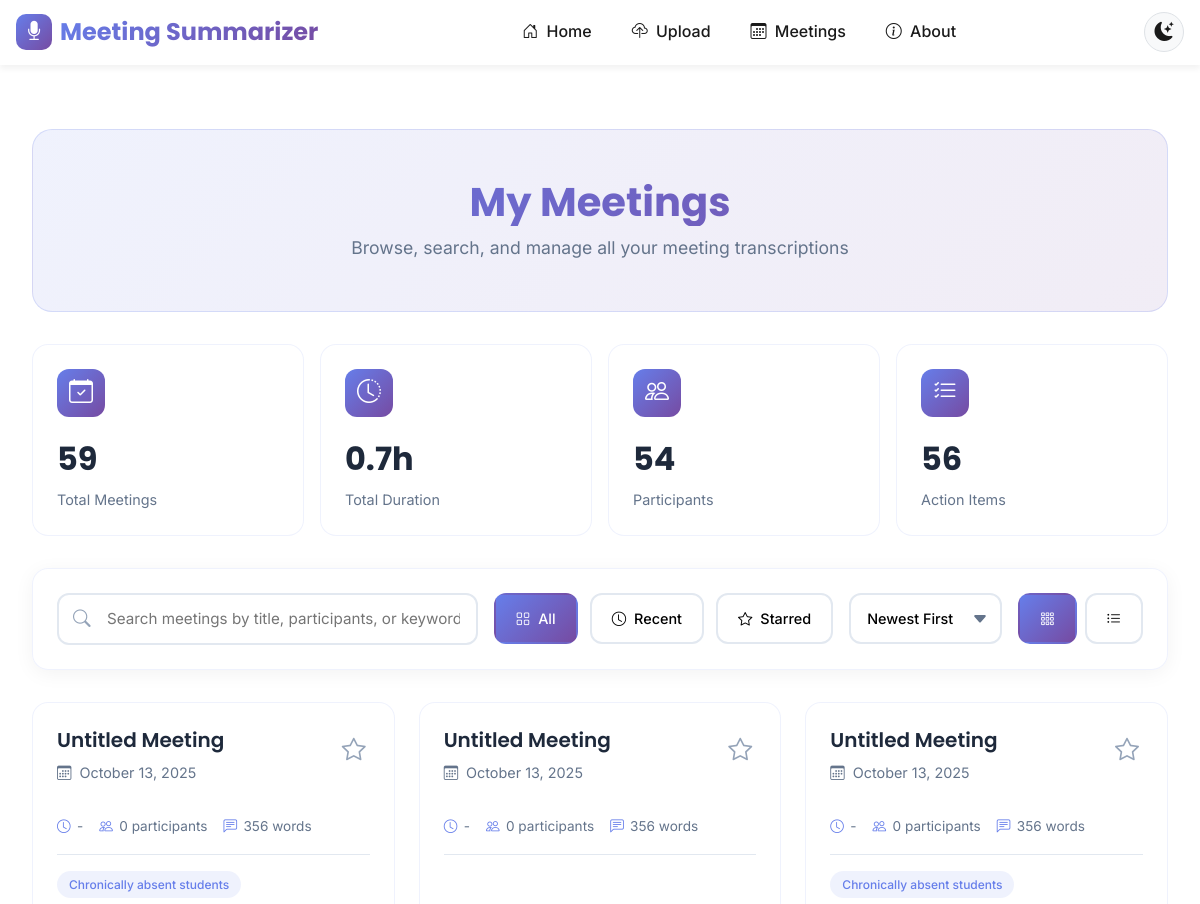
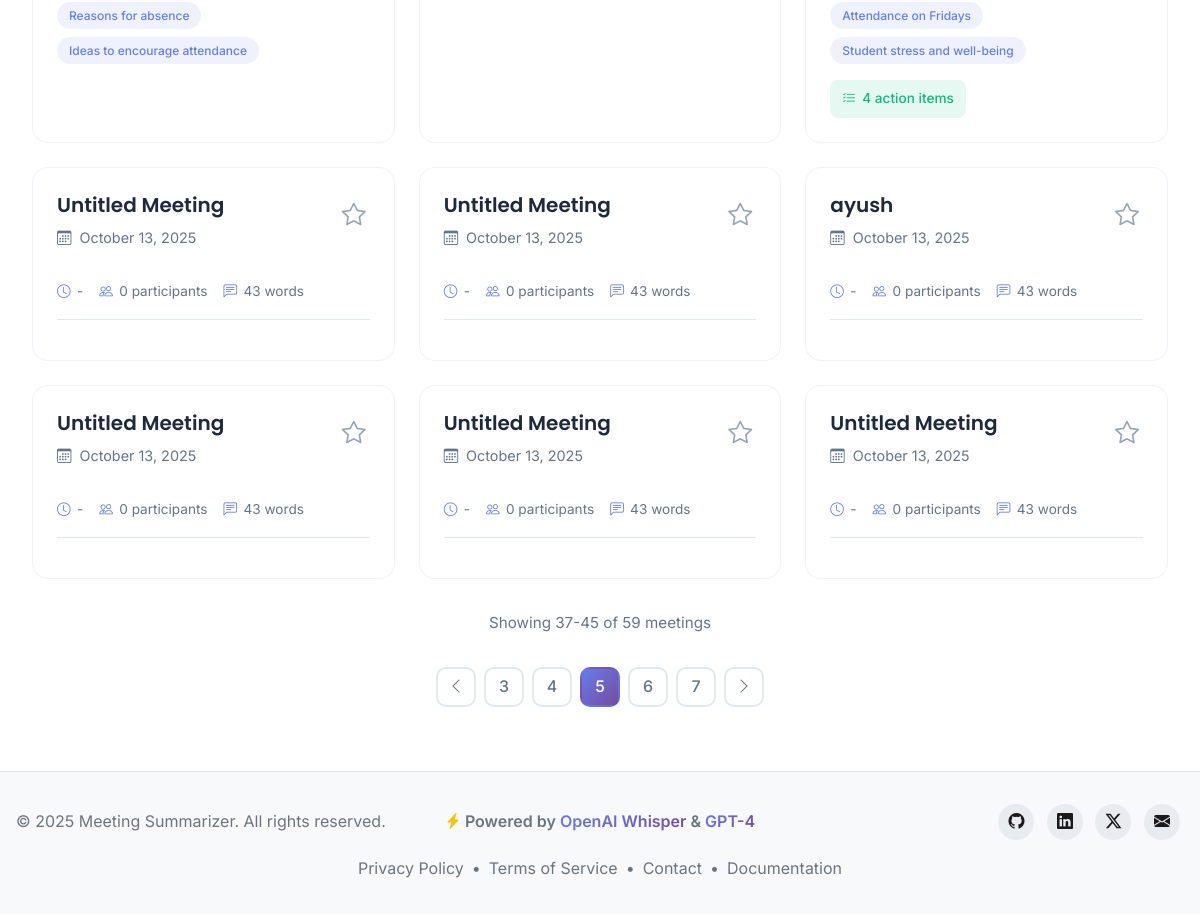
The app's page /meetings/?page=5 with its own data (2 pictures, top to bottom).
### meetings/models.py (models this page shows, shortened)
class Meeting(models.Model):
    STATUS_CHOICES = [
        ('pending', 'Pending'),
        ('processing', 'Processing'),
        ('completed', 'Completed'),
        ('failed', 'Failed'),
    ]
    audio_file = models.FileField(
        upload_to='meetings/audio/',
        max_length=500,
        validators=[
            FileExtensionValidator(
                allowed_extensions=['mp3', 'wav', 'm4a', 'ogg', 'flac']
            )
        ],
        help_text='Upload audio file (MP3, WAV, M4A, OGG, or FLAC format)'
    )
    title = models.CharField(
        max_length=200,
        default='Untitled Meeting',
        help_text='Meeting title or name'
    )
    duration = models.IntegerField(
        null=True,
        blank=True,
        help_text='Duration in seconds'
    )
    status = models.CharField(
        max_length=20,
        choices=STATUS_CHOICES,
        default='pending',
        db_index=True,  # Index for faster status queries
        help_text='Current processing status'
    )
    created_at = models.DateTimeField(
        auto_now_add=True,
        help_text='Timestamp when meeting was created'
    )
    updated_at = models.DateTimeField(
        auto_now=True,
        help_text='Timestamp when meeting was last updated'
    )
    file_size = models.IntegerField(
        null=True,
        blank=True,
        help_text='File size in bytes'
    )
    notes = models.TextField(
        blank=True,
        null=True,
        help_text='Optional notes or description'
    )
    error_message = models.TextField(
        blank=True,
        null=True,
        help_text='Error message if processing failed'
    )
    is_starred = models.BooleanField(
        default=False,
        help_text='Whether this meeting is starred/favorited'
    )
    tags = models.ManyToManyField(
        'Tag',
        blank=True,
        related_name='meetings',
        help_text='Tags for categorizing this meeting'
    )
    related_meetings = models.ManyToManyField(
        'self',
        blank=True,
        symmetrical=False,
        related_name='referenced_by',
        help_text='Other meetings related to this one'
    )
    class Meta:
        ordering = ['-created_at']  # Show newest meetings first
        verbose_name = 'Meeting'
        verbose_name_plural = 'Meetings'
        indexes = [
            models.Index(fields=['-created_at']),
            models.Index(fields=['status']),
        ]

class Transcript(models.Model):
    meeting = models.ForeignKey(
        Meeting,
        on_delete=models.CASCADE,
        related_name='transcripts',
        help_text='Related meeting record'
    )
    text = models.TextField(
        help_text='Full transcript text'
    )
    language = models.CharField(
        max_length=10,
        default='en',
        help_text='Language code (e.g., en, es, fr)'
    )
    word_count = models.IntegerField(
        default=0,
        help_text='Number of words in transcript'
    )
    created_at = models.DateTimeField(
        auto_now_add=True,
        help_text='Timestamp when transcript was created'
    )
    confidence_score = models.FloatField(
        null=True,
        blank=True,
        help_text='ASR confidence score (0.0 to 1.0)'
    )
    class Meta:
        verbose_name = 'Transcript'
        verbose_name_plural = 'Transcripts'
        ordering = ['-created_at']

### meetings/views.py (the view)
# urls.py: path('meetings/', views.meetings_list, name='list'),
def meetings_list(request):
    try:
        meetings = Meeting.objects.select_related('summary').prefetch_related(
            'transcripts', 'action_items'
        )
        status_filter = request.GET.get('status', '')
        search_query = request.GET.get('search', '')
        filter_type = request.GET.get('filter', 'all')  # all, recent, starred
        sort_by = request.GET.get('sort', 'date-desc')  # date-desc, date-asc, title-asc, title-desc, duration-desc, duration-asc
        if status_filter and status_filter in ['pending', 'processing', 'completed', 'failed']:
            meetings = meetings.filter(status=status_filter)
        if filter_type == 'starred':
            meetings = meetings.filter(is_starred=True)
        elif filter_type == 'recent':
            from datetime import timedelta
            seven_days_ago = timezone.now() - timedelta(days=7)
            meetings = meetings.filter(created_at__gte=seven_days_ago)
        if search_query:
            meetings = meetings.filter(title__icontains=search_query)
        if sort_by == 'date-desc':
            meetings = meetings.order_by('-created_at')
        elif sort_by == 'date-asc':
            meetings = meetings.order_by('created_at')
        elif sort_by == 'title-asc':
            meetings = meetings.order_by('title')
        elif sort_by == 'title-desc':
            meetings = meetings.order_by('-title')
        elif sort_by == 'duration-desc':
            meetings = meetings.order_by('-duration')
        elif sort_by == 'duration-asc':
            meetings = meetings.order_by('duration')
        else:
            meetings = meetings.order_by('-created_at')
        total_count = meetings.count()
        paginator = Paginator(meetings, 9)
        page_number = request.GET.get('page', 1)
        try:
            page_obj = paginator.page(page_number)
        except PageNotAnInteger:
            page_obj = paginator.page(1)
        except EmptyPage:
            page_obj = paginator.page(paginator.num_pages)
        all_meetings = Meeting.objects.all()
        total_duration = sum(m.duration for m in all_meetings if m.duration)
        total_participants = 0
        for m in all_meetings:
            if hasattr(m, 'summary') and m.summary and m.summary.participants:
                total_participants += len(m.summary.participants)
        total_action_items = ActionItem.objects.filter(meeting__in=all_meetings).count()
        total_duration_hours = total_duration / 3600 if total_duration else 0
        context = {
            'meetings': page_obj,
            'page_obj': page_obj,
            'status_filter': status_filter,
            'search_query': search_query,
            'filter_type': filter_type,
            'sort_by': sort_by,
            'total_count': total_count,
            'paginator': paginator,
            'total_duration_hours': total_duration_hours,
            'total_participants': total_participants,
            'total_action_items': total_action_items,
        }
        return render(request, 'meetings/list.html', context)
    except Exception as e:
        messages.error(request, f'Error loading meetings list: {str(e)}')
        return render(request, 'meetings/list.html', {
            'meetings': [],
            'total_count': 0,
        })

### templates/meetings/list.html (shortened to what this page needs)
{% extends 'base.html' %}
{% load humanize %}
{% load meeting_filters %}
{% block content %}
<div class="meetings-container">
    <div class="meetings-header fade-in">
        <h1>My Meetings</h1>
        <p>Browse, search, and manage all your meeting transcriptions</p>
    </div>
    <div class="stats-row fade-in">
        <div class="stat-card" style="animation-delay: 0.1s">
            <div class="icon">
                <i class="bi bi-calendar-check"></i>
            </div>
            <div class="value">{{ total_count }}</div>
            <div class="label">Total Meetings</div>
        </div>
        <div class="stat-card" style="animation-delay: 0.2s">
            <div class="icon">
                <i class="bi bi-clock-history"></i>
            </div>
            <div class="value">{{ total_duration_hours|floatformat:1 }}h</div>
            <div class="label">Total Duration</div>
        </div>
        <div class="stat-card" style="animation-delay: 0.3s">
            <div class="icon">
                <i class="bi bi-people"></i>
            </div>
            <div class="value">{{ total_participants }}</div>
            <div class="label">Participants</div>
        </div>
        <div class="stat-card" style="animation-delay: 0.4s">
            <div class="icon">
                <i class="bi bi-list-check"></i>
            </div>
            <div class="value">{{ total_action_items }}</div>
            <div class="label">Action Items</div>
        </div>
    </div>
    <div class="controls-bar fade-in" style="animation-delay: 0.5s">
        <div class="search-box">
            <i class="bi bi-search"></i>
            <input type="text" id="searchInput" placeholder="Search meetings by title, participants, or keywords..." value="{{ search_query }}">
        </div>
        <div class="filter-group">
            <button class="filter-btn {% if filter_type == 'all' or not filter_type %}active{% endif %}" data-filter="all">
                <i class="bi bi-grid"></i>
                All
            </button>
            <button class="filter-btn {% if filter_type == 'recent' %}active{% endif %}" data-filter="recent">
                <i class="bi bi-clock"></i>
                Recent
            </button>
            <button class="filter-btn {% if filter_type == 'starred' %}active{% endif %}" data-filter="starred">
                <i class="bi bi-star"></i>
                Starred
            </button>
        </div>
        <div class="sort-dropdown">
            <select id="sortSelect">
                <option value="date-desc" {% if sort_by == 'date-desc' %}selected{% endif %}>Newest First</option>
            </select>
        </div>
        <div class="view-toggle">
            <button class="view-btn active" data-view="grid">
                <i class="bi bi-grid-3x3-gap"></i>
            </button>
            <button class="view-btn" data-view="list">
                <i class="bi bi-list-ul"></i>
            </button>
        </div>
    </div>
    <div class="meetings-grid" id="gridView">
        {% for meeting in meetings %}
        {% url 'meetings:detail' meeting.id as meeting_url %}
        <div class="meeting-card fade-in" data-meeting-id="{{ meeting.id }}" style="animation-delay: 0.{{ forloop.counter }}s">
            <div class="meeting-card-header">
                <div onclick="window.location.href='{{ meeting_url }}'" style="cursor: pointer; flex: 1;">
                    <h3>{{ meeting.title }}</h3>
                    <div class="meeting-date">
                        <i class="bi bi-calendar3"></i>
                        <span>{{ meeting.created_at|date:"F d, Y" }}</span>
                    </div>
                </div>
                <button class="star-btn {% if meeting.is_starred %}starred{% endif %}"
                        data-meeting-id="{{ meeting.id }}"
                        onclick="event.stopPropagation(); toggleStar({{ meeting.id }}, this);"
                        title="{% if meeting.is_starred %}Remove from favorites{% else %}Add to favorites{% endif %}">
                    <i class="bi bi-star{% if meeting.is_starred %}-fill{% endif %}"></i>
                </button>
            </div>
            <div class="meeting-meta" onclick="window.location.href='{{ meeting_url }}'" style="cursor: pointer;">
                <div class="meta-item">
                    <i class="bi bi-clock"></i>
                    <span>{{ meeting.duration|format_duration }}</span>
                </div>
                <div class="meta-item">
                    <i class="bi bi-people"></i>
                    {% if meeting.summary and meeting.summary.participants %}
                    <span>{{ meeting.summary.participants|length }} participant{{ meeting.summary.participants|length|pluralize }}</span>
                    {% else %}
                    <span>0 participants</span>
                    {% endif %}
                </div>
                <div class="meta-item">
                    <i class="bi bi-chat-left-text"></i>
                    {% if meeting.transcripts.first %}
                    <span>{{ meeting.transcripts.first.word_count|default:'0'|intcomma }} words</span>
                    {% else %}
                    <span>0 words</span>
                    {% endif %}
                </div>
            </div>
            {% if meeting.summary and meeting.summary.discussion_topics %}
            <div class="meeting-tags">
                {% for topic in meeting.summary.discussion_topics|slice:":3" %}
                <span class="tag">{{ topic }}</span>
                {% endfor %}
            </div>
            {% endif %}
            {% if meeting.action_items.count > 0 %}
            <div class="meeting-stats">
                <div class="stat-badge">
                    <i class="bi bi-list-check"></i>
                    <span>{{ meeting.action_items.count }} action item{{ meeting.action_items.count|pluralize }}</span>
                </div>
            </div>
            {% endif %}
        </div>
        {% empty %}
        <div class="meeting-card">
            <p>No meetings found.</p>
        </div>
        {% endfor %}
    </div>
    {% if total_count > 0 %}
    <div style="text-align: center; margin: 2rem 0 1rem; color: #64748b; font-size: 0.95rem;">
        Showing {{ page_obj.start_index }}-{{ page_obj.end_index }} of {{ total_count }} meeting{{ total_count|pluralize }}
    </div>
    {% endif %}
    {% if page_obj.has_other_pages %}
    <div class="pagination fade-in" style="animation-delay: 1.2s">
        {% if page_obj.has_previous %}
        <a href="?page={{ page_obj.previous_page_number }}{% if status_filter %}&status={{ status_filter }}{% endif %}{% if search_query %}&search={{ search_query }}{% endif %}" class="page-btn">
            <i class="bi bi-chevron-left"></i>
        </a>
        {% else %}
        <button class="page-btn" disabled>
            <i class="bi bi-chevron-left"></i>
        </button>
        {% endif %}
        {% for num in page_obj.paginator.page_range %}
            {% if page_obj.number == num %}
            <button class="page-btn active">{{ num }}</button>
            {% elif num > page_obj.number|add:'-3' and num < page_obj.number|add:'3' %}
            <a href="?page={{ num }}{% if status_filter %}&status={{ status_filter }}{% endif %}{% if search_query %}&search={{ search_query }}{% endif %}" class="page-btn">{{ num }}</a>
            {% endif %}
        {% endfor %}
        {% if page_obj.has_next %}
        <a href="?page={{ page_obj.next_page_number }}{% if status_filter %}&status={{ status_filter }}{% endif %}{% if search_query %}&search={{ search_query }}{% endif %}" class="page-btn">
            <i class="bi bi-chevron-right"></i>
        </a>
        {% else %}
        <button class="page-btn" disabled>
            <i class="bi bi-chevron-right"></i>
        </button>
        {% endif %}
    </div>
    {% endif %}
</div>
{% endblock %}

### records on screen
Meeting: title "Untitled Meeting", created_at "October 13, 2025", is_starred False (drawn), duration "-", shows "0 participants", transcripts.first.word_count "356", discussion_topics "Chronically absent students" "Reasons for absence" "Ideas to encourage attendance"
Meeting: title "Untitled Meeting", created_at "October 13, 2025", is_starred False (drawn), duration "-", transcripts.first.word_count "356"
Meeting: title "Untitled Meeting", created_at "October 13, 2025", is_starred False (drawn), duration "-", shows "0 participants", transcripts.first.word_count "356", discussion_topics "Chronically absent students" "Attendance on Fridays" "Student stress and well-being", action_items.count "4"
Meeting: title "Untitled Meeting", created_at "October 13, 2025", is_starred False (drawn), duration "-", shows "0 participants", transcripts.first.word_count "43"
Meeting: title "Untitled Meeting", created_at "October 13, 2025", is_starred False (drawn), duration "-", shows "0 participants", transcripts.first.word_count "43"
Meeting: title "ayush", created_at "October 13, 2025", is_starred False (drawn), duration "-", shows "0 participants", transcripts.first.word_count "43"
Meeting: title "Untitled Meeting", created_at "October 13, 2025", is_starred False (drawn), duration "-", shows "0 participants", transcripts.first.word_count "43"
Meeting: title "Untitled Meeting", created_at "October 13, 2025", is_starred False (drawn), duration "-", shows "0 participants", transcripts.first.word_count "43"
Meeting: title "Untitled Meeting", created_at "October 13, 2025", is_starred False (drawn), duration "-", shows "0 participants", transcripts.first.word_count "43"

### other values on screen
{{ total_count }} "59"
{{ total_duration_hours|floatformat:1 }} "0.7"
{{ total_participants }} "54"
{{ total_action_items }} "56"
{{ page_obj.start_index }} "37"
{{ page_obj.end_index }} "45"
{{ num }} "3" "4" "6" "7"
{{ num }} "5"
